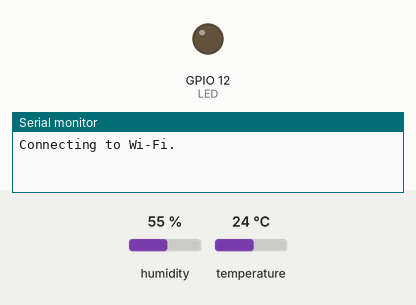
Recording of a sketch running on a simulated ESP8266 (NodeMCU). Parts: output pins drawn as LEDs (lit = HIGH), the last lines printed to the serial monitor. The test bench sets the inputs (shaded band); at power-on: humidity 55 %, temperature 24 °C. WiFi joins after 1.5 s; servers stay silent unless stated.

Above: at 0.1 s.
At 2.1 s:
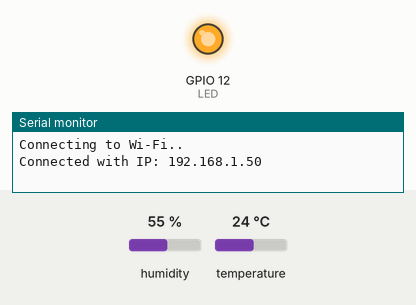
Timing chart, 0 to 3.6 s (numbered marks = the images above):
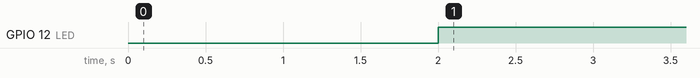

The sketch:

nodeMCU-espnow-15B5.ino
```cpp
#include <ESP8266WiFi.h>
#include <espnow.h>

#include <Adafruit_Sensor.h>
#include <DHT.h>

//#define WIFI_SSID "TP-Link_3624"
//#define WIFI_PASSWORD "02425313"

#define WIFI_SSID "Doom"
#define WIFI_PASSWORD "Andrei1999"

// REPLACE WITH THE MAC Address of your receiver
uint8_t broadcastAddress[] = {0x40, 0xF5, 0x20, 0x2E, 0x7D, 0xCD};//send to main station

// Digital pin connected to the DHT sensor
#define DHTPIN 2

// Uncomment the type of sensor in use:
//#define DHTTYPE    DHT11     // DHT 11
#define DHTTYPE    DHT22     // DHT 22 (AM2302)
//#define DHTTYPE    DHT21     // DHT 21 (AM2301)
#define LED 12

DHT dht(DHTPIN, DHTTYPE);

// Define variables to store DHT readings to be sent
float temperature;
float humidity;

//// Define variables to store incoming readings
//float incomingTemp;
//float incomingHum;

// Updates DHT readings every 10 seconds
const long interval = 10000;
unsigned long previousMillis = 0;    // will store last time DHT was updated

// Variable to store if sending data was successful
String success;

//Structure example to send data
//Must match the receiver structure
//typedef struct struct_message {
//    float temp;
//    float hum;
//} struct_message;

typedef struct Data{
  int id;
  float temperature;
  float humidity;
} Data;

// Create a struct_message called DHTReadings to hold sensor readings
Data myData;

// Create a struct_message to hold incoming sensor readings
//struct_message incomingReadings;


// Callback when data is sent
void OnDataSent(uint8_t *mac_addr, uint8_t sendStatus) {
  Serial.print("Last Packet Send Status: ");
  if (sendStatus == 0){
    Serial.println("Delivery success");
  }
  else{
    Serial.println("Delivery fail");
  }
}

// Callback when data is received
//void OnDataRecv(uint8_t * mac, uint8_t *incomingData, uint8_t len) {
//  memcpy(&incomingReadings, incomingData, sizeof(incomingReadings));
//  Serial.print("Bytes received: ");
//  Serial.println(len);
//  incomingTemp = incomingReadings.temp;
//  incomingHum = incomingReadings.hum;
//}

void getReadings(){
  // Read Temperature
  temperature = dht.readTemperature();
  // Read temperature as Fahrenheit (isFahrenheit = true)
  //float t = dht.readTemperature(true);
  if (isnan(temperature)){
    Serial.println("Failed to read from DHT");
    temperature = 0.0;
  }
  humidity = dht.readHumidity();
  if (isnan(humidity)){
    Serial.println("Failed to read from DHT");
    humidity = 0.0;
  }
}

//void printIncomingReadings(){
//  // Display Readings in Serial Monitor
//  Serial.println("INCOMING READINGS");
//  Serial.print("Temperature: ");
//  Serial.print(incomingTemp);
//  Serial.println(" ºC");
//  Serial.print("Humidity: ");
//  Serial.print(incomingHum);
//  Serial.println(" %");
//}

void setup() {
  // Init Serial Monitor
  Serial.begin(115200);
  WiFi.begin(WIFI_SSID, WIFI_PASSWORD);
  // Init DHT sensor
  dht.begin();

  // Set device as a Wi-Fi Station
  WiFi.mode(WIFI_STA);
  //WiFi.disconnect();

  // Init ESP-NOW
  if (esp_now_init() != 0) {
    Serial.println("Error initializing ESP-NOW");
    return;
  }

  // Set ESP-NOW Role
  esp_now_set_self_role(ESP_NOW_ROLE_COMBO);

  // Once ESPNow is successfully Init, we will register for Send CB to
  // get the status of Trasnmitted packet
  esp_now_register_send_cb(OnDataSent);

  // Register peer
  esp_now_add_peer(broadcastAddress, ESP_NOW_ROLE_COMBO, 1, NULL, 0);

  // Register for a callback function that will be called when data is received
  //esp_now_register_recv_cb(OnDataRecv);
  pinMode(LED, OUTPUT);
  Serial.print("Connecting to Wi-Fi");
  while (WiFi.status() != WL_CONNECTED){
    Serial.print(".");
    delay(1000);
  }
  Serial.println();
  Serial.print("Connected with IP: ");
  Serial.println(WiFi.localIP());
  Serial.println();


}

void loop() {
  unsigned long currentMillis = millis();
  digitalWrite(LED, HIGH);
  myData.id=3;//ID A942
  if (currentMillis - previousMillis >= interval) {
    // save the last time you updated the DHT values
    previousMillis = currentMillis;

    //Get DHT readings
    getReadings();

    //Set values to send
    myData.temperature = temperature;
    myData.humidity = humidity;

    // Send message via ESP-NOW
    esp_now_send(broadcastAddress, (uint8_t *) &myData, sizeof(myData));
    Serial.println(temperature);
    Serial.println(humidity);
    Serial.print("Wi-Fi Channel: ");
    Serial.println(WiFi.channel());
    // Print incoming readings
    //printIncomingReadings();
  }
}
```

Measured:
- by itself, GPIO 12 (LED): LOW → HIGH at 2.0 s
